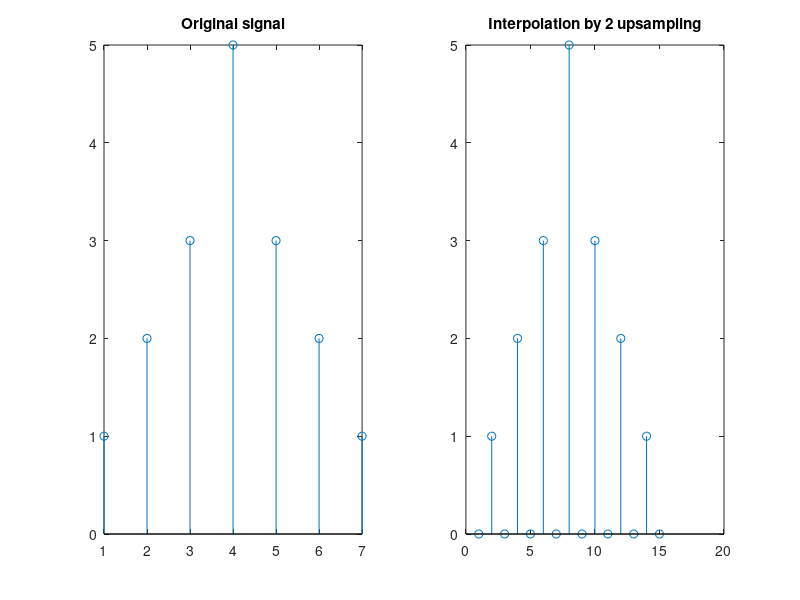
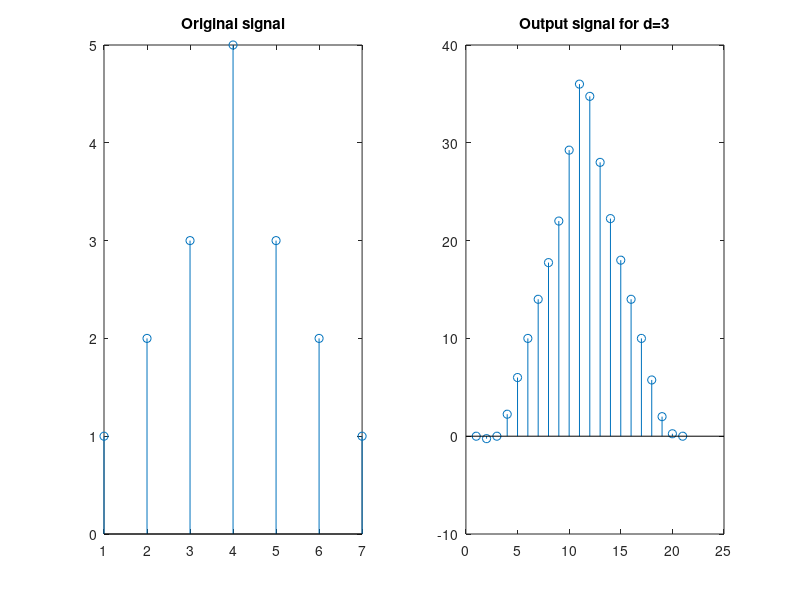

The MATLAB script that drew these images, in order:
clc;clear all; close all;
% for d=1
d=3;
% q=[0.5 0]
q=[-1/4 1 1/4];
% q=[3/38 -9/19 1 -9/19 3/38] 
p=[1 1];
p1=[1 1];
for i=1:d
    p=conv(p,p1);
end
hn=conv(q,p)

% Input signal
x=[1 2 3 5 3 2 1];

% x=dlmread('skyline.txt');
% Performing interpolation by 2
l=length(x);
if mod(length(x),2)==0
  x(l+1)=0;
end
l=length(x)-1;
j=l+1;
for i=l/2:-1:1
    x1(j)=0;
    x1(j-1)=x(i);
    j=j-2;
end

j=l+2;
for i=l/2+1:l+1
    x1(j)=x(i);
    x1(j+1)=0;
    j=j+2;
end
% Interpolation figure
figure,
subplot(1,2,1),stem(x);title('Original signal');
subplot(1,2,2),stem(x1);title('Interpolation by 2 upsampling')

% Output
yn=conv(x1,hn);
figure,
subplot(1,2,1),stem(x);title('Original signal');
subplot(1,2,2),stem(yn);title(['Output signal for d=' num2str(d)]);



% % Stem plot
% figure,subplot(1,2,1), stem(hn);
% title(['Impuse response of hn for d=' num2str(d)]);
% 
% % Pole zero diagram
% subplot(1,2,2), zplane(b,a)
% title(['Pole zero diagram for d=' num2str(d)]);
% 
% % Frequency Response
% j=sqrt(-1);
% om=linspace(-pi,pi,200);
% Hf=polyval(b,exp(j*om))./polyval(a,exp(j*om));
% figure,plot(om/(2*pi),abs(Hf))
% title(['Frequency Response |H^f(\omega)|for d=',num2str(d)]);
% xlabel('\omega/2\pi');
